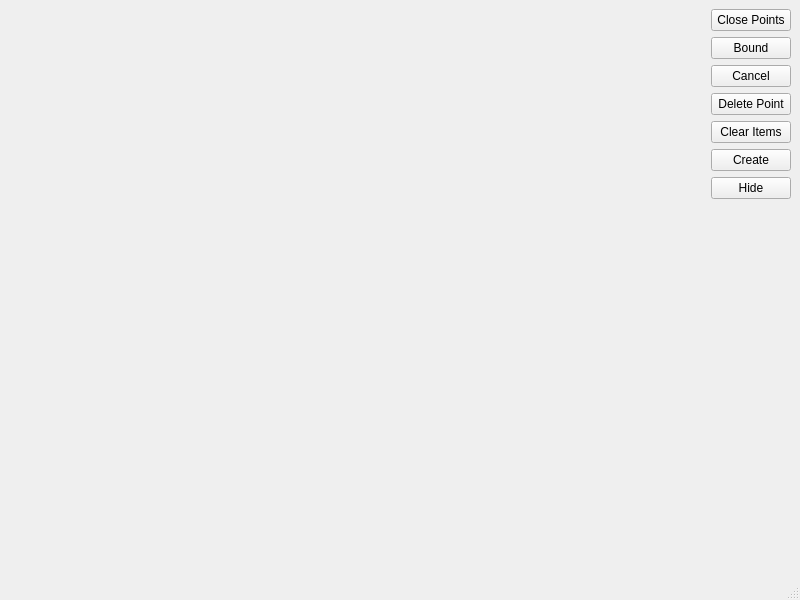
<?xml version="1.0" encoding="UTF-8"?>
<ui version="4.0">
 <class>MainWindow</class>
 <widget class="QMainWindow" name="MainWindow">
  <property name="geometry">
   <rect>
    <x>0</x>
    <y>0</y>
    <width>800</width>
    <height>600</height>
   </rect>
  </property>
  <property name="windowTitle">
   <string>MainWindow</string>
  </property>
  <widget class="QWidget" name="centralwidget">
   <layout class="QHBoxLayout" name="horizontalLayout">
    <item>
     <layout class="QHBoxLayout" name="graphicsLayout"/>
    </item>
    <item>
     <spacer name="horizontalSpacer">
      <property name="orientation">
       <enum>Qt::Horizontal</enum>
      </property>
      <property name="sizeHint" stdset="0">
       <size>
        <width>40</width>
        <height>20</height>
       </size>
      </property>
     </spacer>
    </item>
    <item>
     <layout class="QVBoxLayout" name="verticalLayout">
      <item>
       <widget class="QPushButton" name="closePointsButton">
        <property name="text">
         <string>Close Points</string>
        </property>
       </widget>
      </item>
      <item>
       <widget class="QPushButton" name="boundButton">
        <property name="text">
         <string>Bound</string>
        </property>
       </widget>
      </item>
      <item>
       <widget class="QPushButton" name="cancelButton">
        <property name="text">
         <string>Cancel</string>
        </property>
       </widget>
      </item>
      <item>
       <widget class="QPushButton" name="deletePointButton">
        <property name="text">
         <string>Delete Point</string>
        </property>
       </widget>
      </item>
      <item>
       <widget class="QPushButton" name="clearItemsButton">
        <property name="text">
         <string>Clear Items</string>
        </property>
       </widget>
      </item>
      <item>
       <widget class="QPushButton" name="createButton">
        <property name="text">
         <string>Create</string>
        </property>
       </widget>
      </item>
      <item>
       <widget class="QPushButton" name="hideButton">
        <property name="text">
         <string>Hide</string>
        </property>
       </widget>
      </item>
      <item>
       <spacer name="verticalSpacer">
        <property name="orientation">
         <enum>Qt::Vertical</enum>
        </property>
        <property name="sizeHint" stdset="0">
         <size>
          <width>20</width>
          <height>40</height>
         </size>
        </property>
       </spacer>
      </item>
     </layout>
    </item>
   </layout>
  </widget>
  <widget class="QMenuBar" name="menubar">
   <property name="geometry">
    <rect>
     <x>0</x>
     <y>0</y>
     <width>800</width>
     <height>21</height>
    </rect>
   </property>
  </widget>
  <widget class="QStatusBar" name="statusbar"/>
 </widget>
 <resources/>
 <connections/>
</ui>
